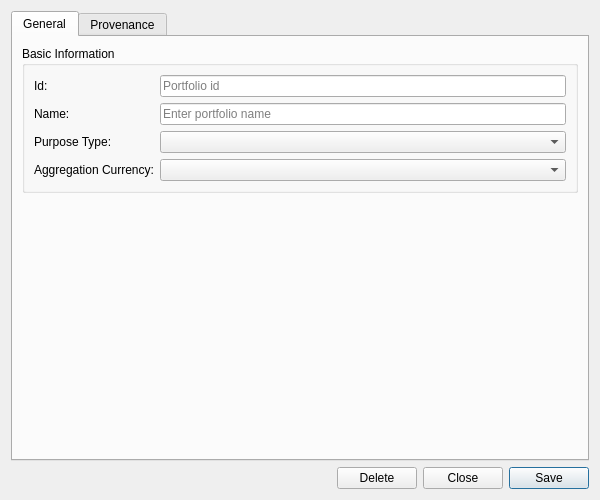
<?xml version="1.0" encoding="UTF-8"?>
<ui version="4.0">
 <class>PortfolioDetailDialog</class>
 <widget class="QWidget" name="PortfolioDetailDialog">
  <property name="geometry">
   <rect>
    <x>0</x>
    <y>0</y>
    <width>600</width>
    <height>500</height>
   </rect>
  </property>
  <property name="sizePolicy">
   <sizepolicy hsizetype="Preferred" vsizetype="Preferred">
    <horstretch>0</horstretch>
    <verstretch>0</verstretch>
   </sizepolicy>
  </property>
  <property name="minimumSize">
   <size>
    <width>600</width>
    <height>500</height>
   </size>
  </property>
  <property name="windowTitle">
   <string>Portfolio Details</string>
  </property>
  <layout class="QVBoxLayout" name="verticalLayout">
   <item>
    <widget class="QTabWidget" name="tabWidget">
     <property name="currentIndex"><number>0</number></property>
     <widget class="QWidget" name="generalTab">
      <attribute name="title"><string>General</string></attribute>
      <layout class="QVBoxLayout" name="generalLayout">
       <item>
        <widget class="QGroupBox" name="basicInfoGroup">
         <property name="title">
          <string>Basic Information</string>
         </property>
         <layout class="QFormLayout" name="formLayout">
          <item row="0" column="0">
           <widget class="QLabel" name="labelId">
            <property name="text">
             <string>Id:</string>
            </property>
           </widget>
          </item>
          <item row="0" column="1">
           <widget class="QLineEdit" name="idEdit">
            <property name="placeholderText">
             <string>Portfolio id</string>
            </property>
            <property name="readOnly">
             <bool>true</bool>
            </property>
           </widget>
          </item>
          <item row="1" column="0">
           <widget class="QLabel" name="labelName">
            <property name="text">
             <string>Name:</string>
            </property>
           </widget>
          </item>
          <item row="1" column="1">
           <widget class="QLineEdit" name="nameEdit">
            <property name="placeholderText">
             <string>Enter portfolio name</string>
            </property>
           </widget>
          </item>
          <item row="2" column="0">
           <widget class="QLabel" name="labelPurposeType">
            <property name="text">
             <string>Purpose Type:</string>
            </property>
           </widget>
          </item>
          <item row="2" column="1">
           <widget class="QComboBox" name="purposeTypeCombo">
            <property name="insertPolicy">
             <enum>QComboBox::NoInsert</enum>
            </property>
           </widget>
          </item>
          <item row="3" column="0">
           <widget class="QLabel" name="labelAggregationCcy">
            <property name="text">
             <string>Aggregation Currency:</string>
            </property>
           </widget>
          </item>
          <item row="3" column="1">
           <widget class="ores::qt::OreCurrencyComboBox" name="aggregationCcyEdit">
            <property name="insertPolicy">
             <enum>QComboBox::NoInsert</enum>
            </property>
           </widget>
          </item>
         </layout>
        </widget>
       </item>
       <item>
        <spacer name="verticalSpacer">
         <property name="orientation">
          <enum>Qt::Vertical</enum>
         </property>
         <property name="sizeHint" stdset="0">
          <size>
           <width>20</width>
           <height>40</height>
          </size>
         </property>
        </spacer>
       </item>
      </layout>
     </widget>
     <widget class="QWidget" name="provenanceTab">
      <attribute name="title"><string>Provenance</string></attribute>
      <layout class="QVBoxLayout" name="provenanceTabLayout">
       <item>
        <widget class="ores::qt::ProvenanceWidget" name="provenanceWidget" native="true"/>
       </item>
      </layout>
     </widget>
    </widget>
   </item>
   <item>
    <layout class="QHBoxLayout" name="buttonLayout">
     <item>
      <spacer name="horizontalSpacer">
       <property name="orientation">
        <enum>Qt::Horizontal</enum>
       </property>
       <property name="sizeHint" stdset="0">
        <size>
         <width>40</width>
         <height>20</height>
        </size>
       </property>
      </spacer>
     </item>
     <item>
      <widget class="QPushButton" name="deleteButton">
       <property name="text">
        <string>Delete</string>
       </property>
      </widget>
     </item>
     <item>
      <widget class="QPushButton" name="closeButton">
       <property name="text">
        <string>Close</string>
       </property>
      </widget>
     </item>
     <item>
      <widget class="QPushButton" name="saveButton">
       <property name="text">
        <string>Save</string>
       </property>
       <property name="default">
        <bool>true</bool>
       </property>
      </widget>
     </item>
    </layout>
   </item>
  </layout>
 </widget>
 <customwidgets>
  <customwidget>
   <class>ores::qt::ProvenanceWidget</class>
   <extends>QWidget</extends>
   <header>ores.qt/ProvenanceWidget.hpp</header>
  </customwidget>
  <customwidget>
   <class>ores::qt::OreCurrencyComboBox</class>
   <extends>QComboBox</extends>
   <header>ores.qt/OreCurrencyComboBox.hpp</header>
  </customwidget>
 </customwidgets>
 <resources/>
 <connections/>
</ui>
